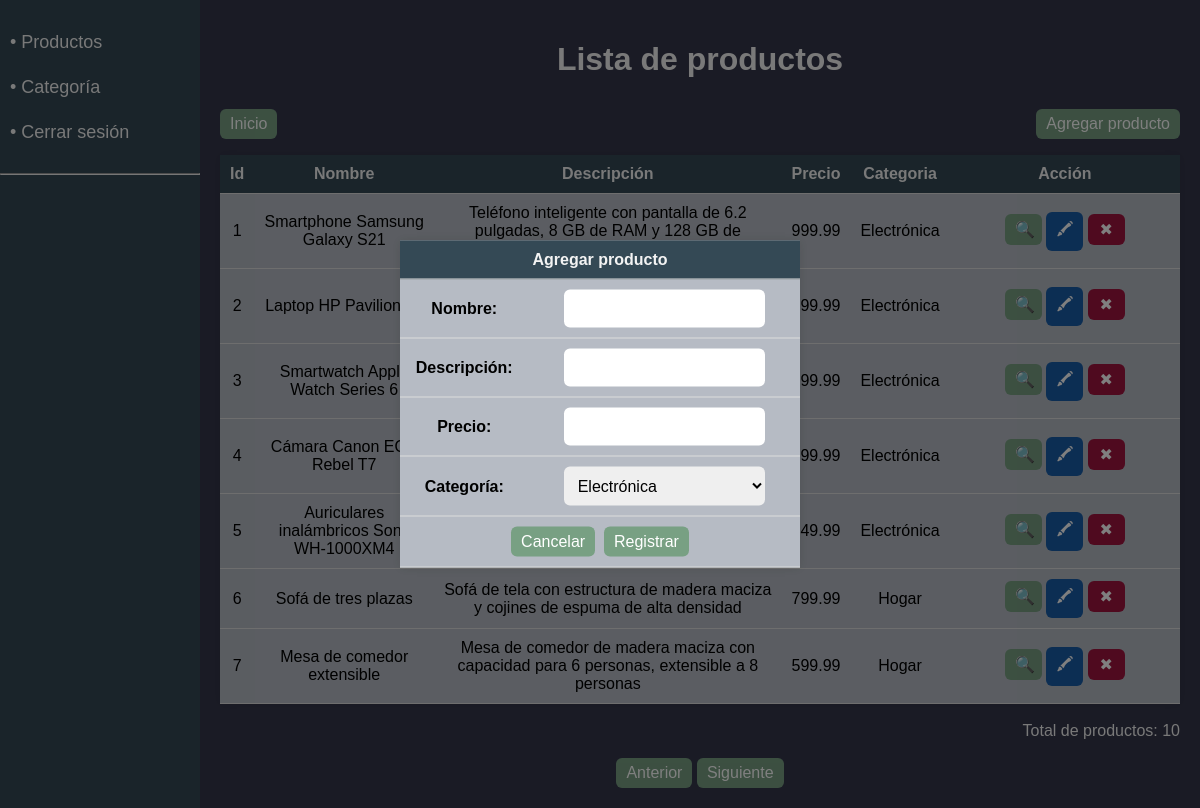
The page /productos_registrar.php (signed in) on the database its author committed.
### tables this page shows
CREATE TABLE `productos` (
  `id` int(11) NOT NULL,
  `nombre` varchar(50) DEFAULT NULL,
  `descripcion` varchar(255) DEFAULT NULL,
  `precio` decimal(10,2) DEFAULT NULL,
  `categoria_id` int(11) DEFAULT NULL
);

CREATE TABLE `categoria_productos` (
  `id` int(11) NOT NULL,
  `nombre` varchar(50) DEFAULT NULL
);

### tabla_productos.php (the view, shortened to what this page needs)
<?php
include("barra_lateral.php");
?>
<html>
<body>
    <div class="ContenedorPrincipal">
        <?php
        $filasmax = 7;
        if (isset($_GET['pag'])) {
            $pagina = $_GET['pag'];
        } else {
            $pagina = 1;
        }
        if (isset($_POST['btnbuscar'])) {
            $buscar = $_POST['txtbuscar'];
            $sqlusu = mysqli_query($conn, "SELECT pro.id,pro.nombre,descripcion,precio,cat.nombre as categoria FROM productos pro, categoria_productos cat where pro.categoria_id=cat.id and descripcion like '" . $buscar . "%'");
        } else {
            $sqlusu = mysqli_query($conn, "SELECT pro.id,pro.nombre,descripcion,precio,cat.nombre as categoria FROM productos pro, categoria_productos cat where pro.categoria_id=cat.id ORDER BY pro.id ASC LIMIT " . (($pagina - 1) * $filasmax)  . "," . $filasmax);
        }
        $resultadoMaximo = mysqli_query($conn, "SELECT count(*) as num_productos FROM productos");
        $maxusutabla = mysqli_fetch_assoc($resultadoMaximo)['num_productos'];
        ?>
        <div class="ContenedorTabla">
            <form method="POST">
                <h1>Lista de productos</h1>
                <div class="ContBuscar">
                    <div style="float: left;">
                        <a href="tabla_productos.php" class="BotonesTeam">Inicio</a>
                    </div>
                    <div style="float:right;">
                        <?php echo "<a class='BotonesTeam5' href=\"productos_registrar.php?pag=$pagina\">Agregar producto</a>"; ?>
                    </div>
                </div>
            </form>
            <table>
                <tr>
                    <th>Id</th>
                    <th>Nombre</th>
                    <th>Descripción</th>
                    <th>Precio</th>
                    <th>Categoria</th>
                    <th>Acción</th>
                </tr>
                <?php
                while ($mostrar = mysqli_fetch_assoc($sqlusu)) {
                    echo "<tr>";
                    echo "<td>" . $mostrar['id'] . "</td>";
                    echo "<td>" . $mostrar['nombre'] . "</td>";
                    echo "<td>" . $mostrar['descripcion'] . "</td>";
                    echo "<td>" . $mostrar['precio'] . "</td>";
                    echo "<td>" . $mostrar['categoria'] . "</td>";
                    echo "<td style='width:24%'>
			<a class='BotonesTeam1' href=\"productos_ver.php?id=$mostrar[id]&pag=$pagina\">&#x1F50D;</a>
			<a class='BotonesTeam2' href=\"productos_modificar.php?id=$mostrar[id]&pag=$pagina\">&#128397;</a>
			<a class='BotonesTeam3' href=\"productos_eliminar.php?id=$mostrar[id]&pag=$pagina\" onClick=\"return confirm('¿Estás seguro de eliminar el producto $mostrar[nombre]?')\">&#10006;</a>
			</td>";
                }
                ?>
            </table>
            <div style='text-align:right; color:#f3f3f3;'>
                <br>
                <?php echo "Total de productos: " . $maxusutabla; ?>
            </div>
        </div>
        <div style='text-align:right'>
            <br>
        </div>
        <div style="text-align:center">
            <?php
            if (isset($_GET['pag'])) {
                if ($_GET['pag'] > 1) {
            ?>
                    <a class="BotonesTeam4" href="tabla_productos.php?pag=<?php echo $_GET['pag'] - 1; ?>">Anterior</a>
                <?php
                } else {
                ?>
                    <a class="BotonesTeam4" href="#" style="pointer-events: none">Anterior</a>
                <?php
                }
                ?>
            <?php
            } else {
            ?>
                <a class="BotonesTeam4" href="#" style="pointer-events: none">Anterior</a>
                <?php
            }
            if (isset($_GET['pag'])) {
                if ((($pagina) * $filasmax) < $maxusutabla) {
                ?>
                    <a class="BotonesTeam4" href="tabla_productos.php?pag=<?php echo $_GET['pag'] + 1; ?>">Siguiente</a>
                <?php
                } else {
                ?>
                    <a class="BotonesTeam4" href="#" style="pointer-events: none">Siguiente</a>
                <?php
                }
                ?>
            <?php
            } else {
            ?>
                <a class="BotonesTeam4" href="tabla_productos.php?pag=2">Siguiente</a>
            <?php
            }
            ?>
        </div>
    </div>
</body>
</html>

### style.css (style rules this page uses)
body { background: #35374B; font-family: Arial, sans-serif; margin: 0; padding: 0; display: flex; flex-direction: column; }
h1 { color: #f3f3f3; }
.ContenedorPrincipal { margin-left: 200px; padding: 20px; box-sizing: border-box; text-align: center; }
table { border-collapse: collapse; width: 100%; margin: 0 auto; background-color: #B6BBC4; box-shadow: 0 0 10px rgba(0, 0, 0, 0.1); color: #000; }
th { background-color: #344955; color: #f3f3f3; }
th, td { padding: 10px; text-align: center; border-bottom: 1px solid #dddddd; }
.ContenedorTabla { margin-left: auto; margin-right: auto; max-width: 1260px; width: 100%; }
.BotonesTeam, .BotonesTeam1, .BotonesTeam2, .BotonesTeam3, .BotonesTeam4, .BotonesTeam5 { text-align: center; display: inline-block; background: #78A083; padding: 6px 10px; border-radius: 6px; text-decoration: none; color: white; border: none; cursor: pointer; font-size: 16px; }
.BotonesTeam1, .BotonesTeam2, .BotonesTeam3 { transition: transform 250ms; width: 8%; background: #78A083; }
.BotonesTeam2 { background: #185ca7; }
.BotonesTeam3 { background: #A0153E; }
.BotonesTeam4 { background: #78A083; }
.BotonesTeam5 { transition: transform 250ms; background: #78A083; }
.ContBuscar { overflow: hidden; padding-top: 1%; }

### rows shown on the page
productos: id "1", nombre "Smartphone Samsung Galaxy S21", descripcion "Teléfono inteligente con pantalla de 6.2 pulgadas, 8 GB de RAM y 128 GB de…", precio "999.99", categoria_productos.nombre "Electrónica"
productos: id "2", nombre "Laptop HP Pavilion 15", precio "899.99", categoria_productos.nombre "Electrónica"
productos: id "3", nombre "Smartwatch Apple Watch Series 6", precio "399.99", categoria_productos.nombre "Electrónica"
productos: id "4", nombre "Cámara Canon EOS Rebel T7", precio "599.99", categoria_productos.nombre "Electrónica"
productos: id "5", nombre "Auriculares inalámbricos Sony WH-1000XM4", precio "349.99", categoria_productos.nombre "Electrónica"
productos: id "6", nombre "Sofá de tres plazas", descripcion "Sofá de tela con estructura de madera maciza y cojines de espuma de alta densidad", precio "799.99", categoria_productos.nombre "Hogar"
productos: id "7", nombre "Mesa de comedor extensible", descripcion "Mesa de comedor de madera maciza con capacidad para 6 personas, extensible a 8 personas", precio "599.99", categoria_productos.nombre "Hogar"

### other values the page prints
$maxusutabla "10"
form field txtcat "Electrónica"
